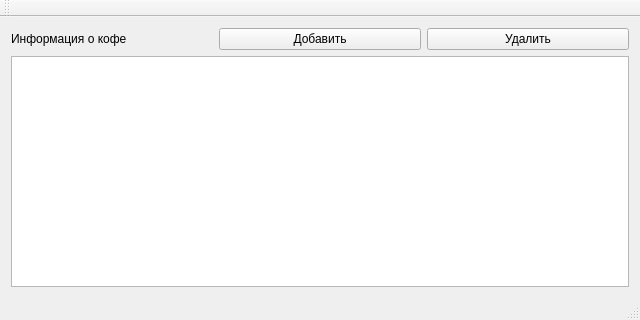
<?xml version="1.0" encoding="UTF-8"?>
<ui version="4.0">
 <class>MainWindow</class>
 <widget class="QMainWindow" name="MainWindow">
  <property name="geometry">
   <rect>
    <x>0</x>
    <y>0</y>
    <width>640</width>
    <height>320</height>
   </rect>
  </property>
  <property name="minimumSize">
   <size>
    <width>640</width>
    <height>320</height>
   </size>
  </property>
  <property name="maximumSize">
   <size>
    <width>640</width>
    <height>320</height>
   </size>
  </property>
  <property name="windowTitle">
   <string>MainWindow</string>
  </property>

  <widget class="QWidget" name="centralWidget">
   <layout class="QGridLayout" name="gridLayout">

    <!-- Row 0: Header and Buttons -->
    <item row="0" column="0">
     <widget class="QLabel" name="label">
      <property name="text">
       <string>Информация о кофе</string>
      </property>
     </widget>
    </item>
    <item row="0" column="1">
     <widget class="QPushButton" name="addInfoButton">
      <property name="text">
       <string>Добавить</string>
      </property>
     </widget>
    </item>
    <item row="0" column="2">
     <widget class="QPushButton" name="deleteInfoButton">
      <property name="text">
       <string>Удалить</string>
      </property>
     </widget>
    </item>

    <!-- Row 1: Table Widget -->
    <item row="1" column="0" colspan="3">
     <widget class="QTableWidget" name="tableWidget"/>
    </item>
   </layout>
  </widget>

  <!-- Menu Bar -->
  <widget class="QMenuBar" name="menuBar">
   <property name="geometry">
    <rect>
     <x>0</x>
     <y>0</y>
     <width>640</width>
     <height>21</height>
    </rect>
   </property>
  </widget>

  <!-- Tool Bar -->
  <widget class="QToolBar" name="mainToolBar">
   <attribute name="toolBarArea">
    <enum>TopToolBarArea</enum>
   </attribute>
   <attribute name="toolBarBreak">
    <bool>false</bool>
   </attribute>
  </widget>

  <!-- Status Bar -->
  <widget class="QStatusBar" name="statusBar"/>

 </widget>
 <layoutdefault spacing="6" margin="11"/>
 <resources/>
 <connections/>
</ui>
